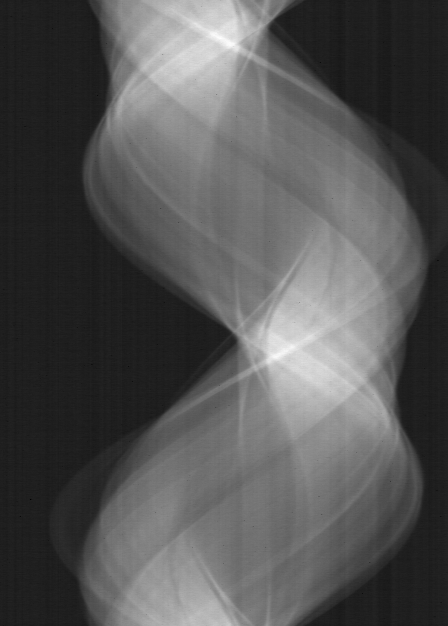
#> input picture frameworks/tomography/Backprojectors/ASTRAreconstruction/notebooks/woodsino_0200.tif, 448 x 626 px
$ jupyter execute --allow-errors 2D_sample.ipynb   (shell and % lines are left out)
#> lines starting #> are read from the running program, lines starting #| are printed output that depends on the picture
[cell 1]
import astra
import numpy as np
import scipy.io
import skimage.io as io
import matplotlib.pyplot as plt

[cell 2]
cuda=True

if cuda == True :
    projstr='cuda'
    cfgstr='SIRT_CUDA'
else :
    projstr='strip'
    cfgstr='SIRT'

angles = np.linspace(0,np.pi,180,False)

#> (the rest of this cell did not finish here and is left out)

#> (a cell that did not finish here is left out)

[cell 4]
# Create a sinogram from a phantom
import scipy.io
P = scipy.io.loadmat('phantom.mat')['phantom256']
#> (reads frameworks/tomography/Backprojectors/ASTRAreconstruction/notebooks/phantom.mat from the repository)
P = P + np.random.normal(0,0.1,size=P.shape)
plt.imshow(P)
plt.title('Shepp-Logan phantom')
plt.show()
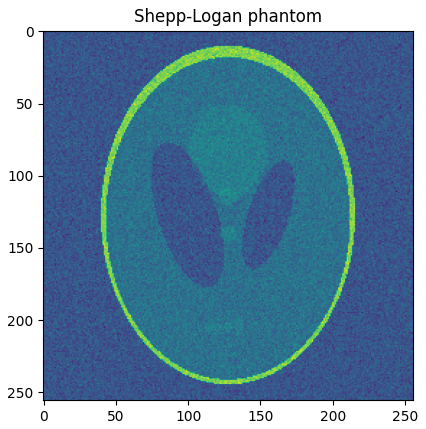
#> figure drawn by matplotlib, 1 panel

#> (a cell that did not finish here is left out)

#> (a cell that did not finish here is left out)

#> (a cell that did not finish here is left out)

#> (a cell that did not finish here is left out)

#> (a cell that did not finish here is left out)

#> (a cell that did not finish here is left out)

# Real data tests

Select if CUDA shall be used or not

[cell 11]
cuda=True

if cuda == True :
    projstr='cuda'
    cfgstr='SIRT_CUDA'
else :
    projstr='strip'
    cfgstr='SIRT'

Load sinogram

[cell 12]
sino=io.imread("woodsino_0200.tif")
#> sino is the input picture: shape (626, 448) float32; min -0.196, max 1.39, mean 0.333
plt.imshow(sino)
sino.shape
#> Out = (626, 448)

[cell 13]
angles = np.linspace(0,2*np.pi,sino.shape[0],False)
#> angles = 626 values from 0 to 6.27

#> (the rest of this cell did not finish here and is left out)
